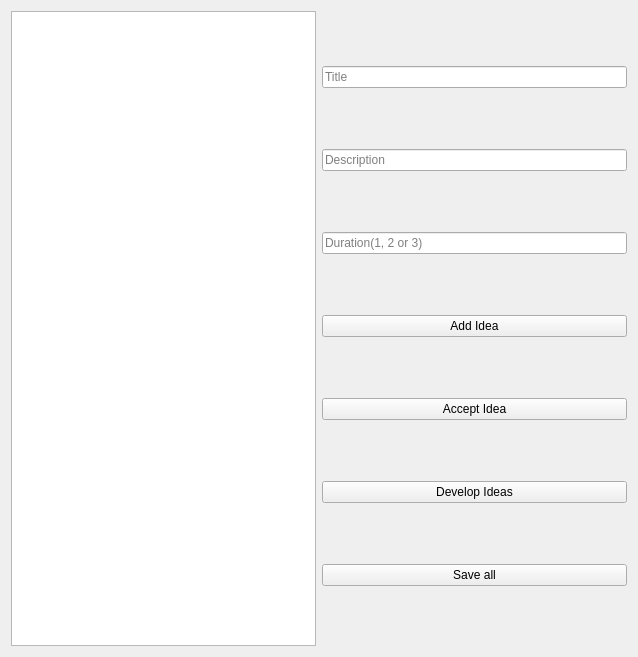
<?xml version="1.0" encoding="UTF-8"?>
<ui version="4.0">
 <class>GUI</class>
 <widget class="QWidget" name="GUI">
  <property name="geometry">
   <rect>
    <x>0</x>
    <y>0</y>
    <width>638</width>
    <height>657</height>
   </rect>
  </property>
  <property name="windowTitle">
   <string>GUI</string>
  </property>
  <layout class="QHBoxLayout" name="horizontalLayout_2">
   <item>
    <layout class="QHBoxLayout" name="horizontalLayout">
     <item>
      <widget class="QTableView" name="tableView"/>
     </item>
     <item>
      <layout class="QVBoxLayout" name="verticalLayout">
       <item>
        <widget class="QLineEdit" name="titleLineEdit">
         <property name="text">
          <string/>
         </property>
         <property name="placeholderText">
          <string>Title</string>
         </property>
        </widget>
       </item>
       <item>
        <widget class="QLineEdit" name="descriptionLineEdit">
         <property name="text">
          <string/>
         </property>
         <property name="placeholderText">
          <string>Description</string>
         </property>
        </widget>
       </item>
       <item>
        <widget class="QLineEdit" name="durationLineEdit">
         <property name="text">
          <string/>
         </property>
         <property name="placeholderText">
          <string>Duration(1, 2 or 3)</string>
         </property>
        </widget>
       </item>
       <item>
        <widget class="QPushButton" name="addPushButton">
         <property name="text">
          <string>Add Idea</string>
         </property>
        </widget>
       </item>
       <item>
        <widget class="QPushButton" name="acceptPushButton">
         <property name="text">
          <string>Accept Idea</string>
         </property>
        </widget>
       </item>
       <item>
        <widget class="QPushButton" name="developPushButton">
         <property name="text">
          <string>Develop Ideas</string>
         </property>
        </widget>
       </item>
       <item>
        <widget class="QPushButton" name="saveAllPushButton">
         <property name="text">
          <string>Save all</string>
         </property>
        </widget>
       </item>
      </layout>
     </item>
    </layout>
   </item>
  </layout>
 </widget>
 <resources/>
 <connections/>
</ui>
